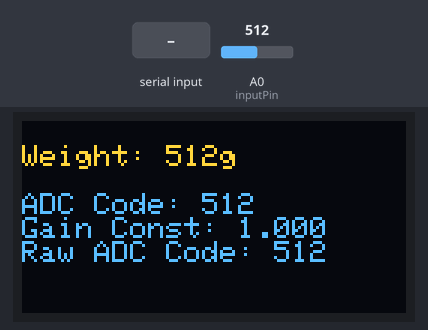
A sketch run on a simulated Arduino Uno, built with avr-gcc and run on an emulated ATmega328P. Shown: 128×64 one-colour display. The inputs (shaded band) are chosen by the test bench; at power-on: A0 (inputPin) = 512. The OLED is the two-colour kind (top 16 rows yellow); what the sketch prints to the serial monitor is not drawn.

Above: at 1.2 s.
1.3 s: A0 (inputPin) set to 716
At 2.4 s:
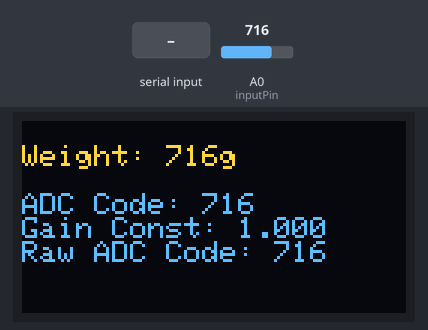
2.9 s: "m90\n" received over Serial
At 3.8 s:
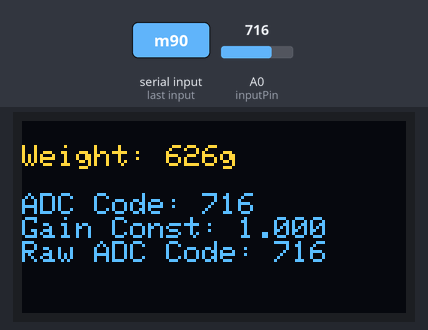
4.5 s: "m,45\n" received over Serial
At 5.2 s:
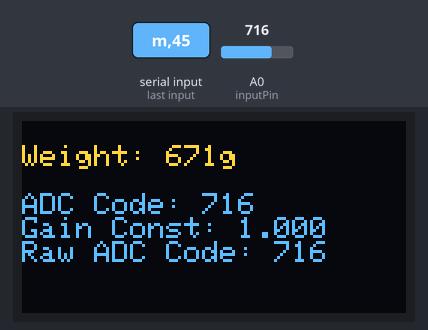
6.1 s: A0 (inputPin) set to 900
At 6.7 s:
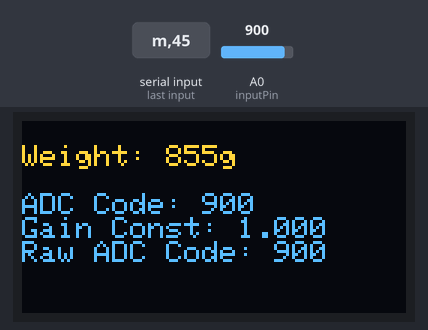
7.7 s: A0 (inputPin) set to 1023
At 8.2 s:
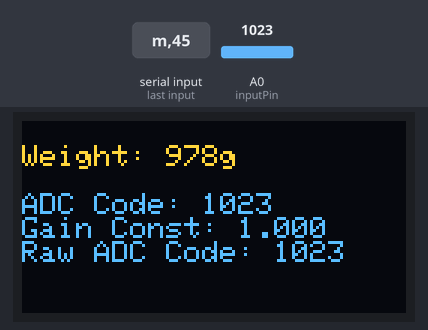
Timing chart, 0 to 10.3 s (numbered marks = the images above; inputs shaded):
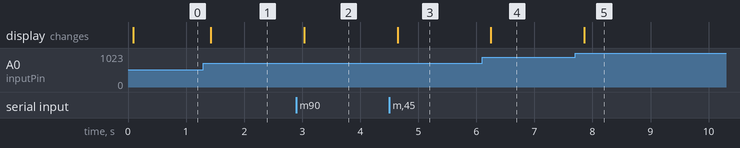

Measured:
- after the input at 1.3 s, the display: changes after 0.13 s (image 1)
- after the input at 2.9 s, the display: changes after 0.14 s (image 2)
- after the input at 4.5 s, the display: changes after 0.14 s (image 3)
- after the input at 6.1 s, the display: changes after 0.15 s (image 4)
- after the input at 7.7 s, the display: changes after 0.16 s (image 5)

The sketch:

weight_scale_code.ino
```cpp
/*
  Strain Gage-Based Scale

  Reads repeatedly from an analog input, printing it to the Adafruit SSD1306
  OLED graphic display and the computer.

  The circuit:
    * Analog sensor attached to analog input 0

  Created 1 August 2015
  By Gustavo H. Barrionuevo  <gustavohb@gmail.com>

  This code is in the public domain.

*/
#include <SPI.h>
#include <Wire.h>
#include <Adafruit_GFX.h>
#include <Adafruit_SSD1306.h>

#define OLED_MOSI   9
#define OLED_CLK   10
#define OLED_DC    11
#define OLED_RESET 12
#define OLED_CS    13
Adafruit_SSD1306 display(OLED_MOSI, OLED_CLK, OLED_DC, OLED_RESET, OLED_CS);


#if (SSD1306_LCDHEIGHT != 64)
#error("Height incorrect, please fix Adafruit_SSD1306.h!");
#endif

float gain_const = 1;
int adc_zero_const = 0;
int windowSize = 2;
int newReading = 0;
int average = 0;                // the current average
int inputPin = A0;
int diff;
int thres1 = 4;
int thres2 = 8;
float weight = 0;
float standard_deviation = 0;
void setup() {
  analogReference(EXTERNAL);
  // by default, we'll generate the high voltage from the 3.3v line internally! (neat!)
  display.begin(SSD1306_SWITCHCAPVCC);
  display.clearDisplay();        //Clear display
  display.setTextSize(1);
  display.display();
  display.setTextColor(WHITE);   //Set text color to
  Serial.begin(115200);     // opens serial port, sets data rate to 115200 bps
  average =  analogRead(inputPin);
}
void loop() {
  newReading = analogRead(inputPin);
  diff = abs(newReading - average);
  switch (windowSize) {
    case 2:
      if (diff < thres1) {
        windowSize = 4;
      }
      break;
    case 4:
      if (diff < thres2) {
        windowSize = 8;
      } else if (diff >= thres1) {
        windowSize = 2;
        average = newReading;
      }
      break;
    case 8:
      if (diff >= thres2) {
        windowSize = 4;
        average = newReading;
      }
      break;
  }

  average = (newReading + (average * windowSize) - average) / windowSize;
  weight = (average - adc_zero_const) * gain_const;


  display.clearDisplay();
  display.setCursor(0, 0);
  display.print("\nWeight: ");
  //Set text size to 1(small)
  //display.setCursor(10, 25);     // set cursor position x,y
  display.print(weight, 0);
  display.print("g\n");
  // display.display();
  // display.setTextSize(1.5);
  //display.setCursor(0, 30);
  display.print("\nADC Code: ");
  display.print(average);
  display.print("\nGain Const: ");
  display.print(gain_const, 3);
  display.print("\nRaw ADC Code: ");
  display.print(newReading);
  display.display();

  Serial.println(average);
  delay(100);        // delay in between reads for stability


  if (Serial.available() > 0) {
    // read the incoming byte:
    int inByte = Serial.read();
    switch (inByte) {
      case 'm':
        while (Serial.available() <= 0) {
          delay(200);
        }
        adc_zero_const = Serial.parseInt();
        break;
      case 'g':
        while (Serial.available() <= 0) {
          delay(200);
        }
        gain_const = Serial.parseFloat() / average;
        break;
    }
  }
}
```
